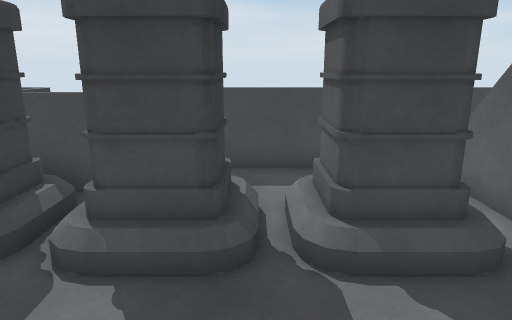
view 1 (above)

12 first-person views from a walk through a 3-D level made in the Unity game engine. The camera is 1.3 m above the floor, tilts 14° down and sees 70° across. The floor is counted in squares, 0.5 m on a side. Each view is taken from the middle of a square. On the plan, view 1 faces up. The plan holds only what a view shows up to about 20 squares ahead; the rest is blank. The place goes on beyond the plan. Some animated figures are left out.

view 2
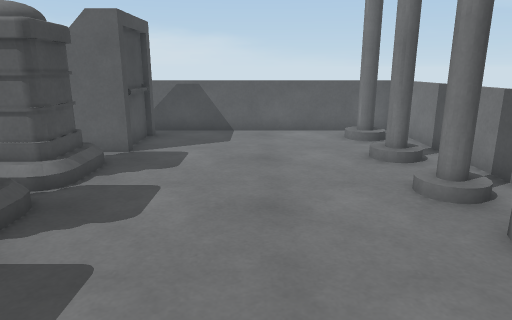

view 3
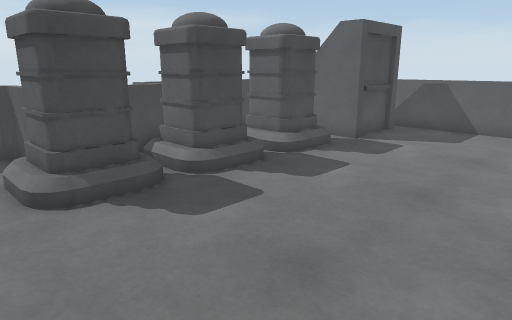

view 4
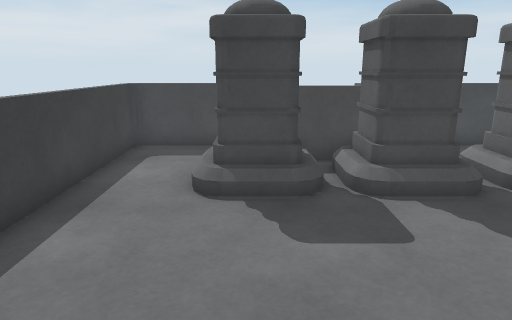

view 5
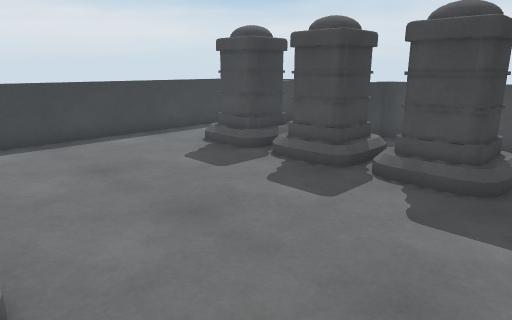

view 6
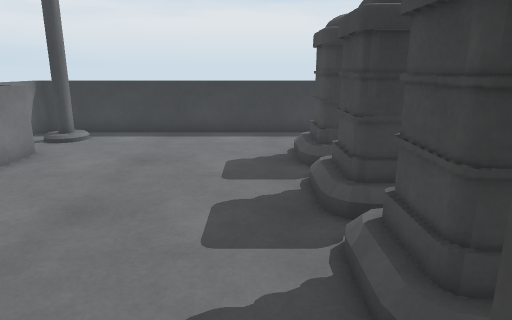

view 7
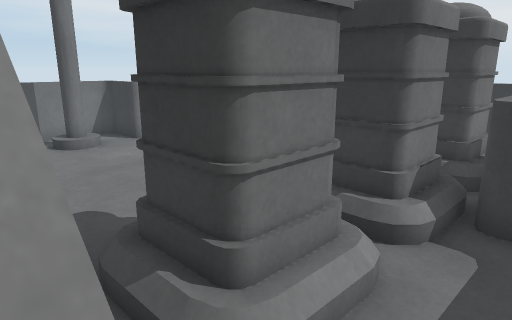

view 8
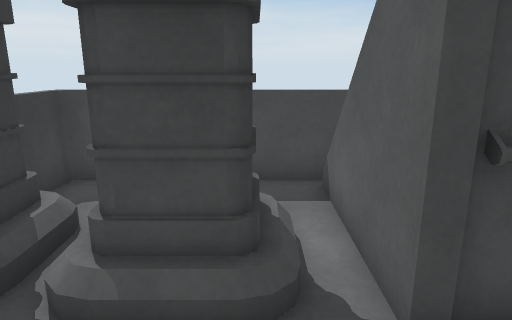

view 9
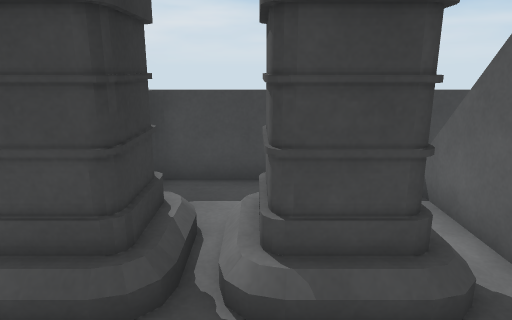

view 10
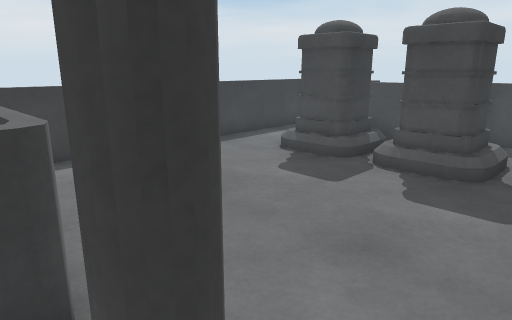

view 11
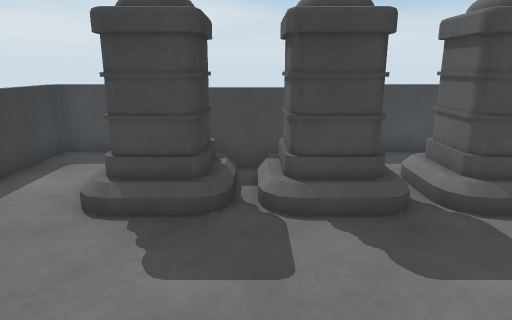

view 12
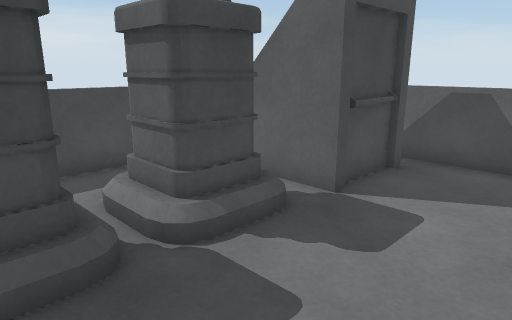

### Floor plan
Key: @ floor where view 1 was taken; # wall or solid block; x gap in a wall; . floor; / step, stairs or slope; = window, fence, low wall or low ledge; v drop or lower ground; T thing the floor can be seen under or through.
Columns run from 9 left of view 1 to 9 right of it. Each row starts with its distance up from view 1.
 10 #==##  ##=======
  9 =..=#  #=...../
  8 =..###=#=...../
  7 =..###.#T.TTT./
  6 =..###.#TTT T./
  5 =..###.#TTTTT.    #
  4 =.............vvv.#
  3 =.................=
  2 =.................=
  1 =.................=
  0 =........@........=
 -1 =.................=
 -2 =.................=
 -3 =.................=
 -4 ## .====.##..#..#.=
 -5       #####.....x =
 -6          ##==#==# #

Positions as (right, up) in squares from view 1, and headings:
1: (0, 0), facing up
2: (-7, 0), facing right
3: (-8, -3), facing up-right
4: (-5, -3), facing up
5: (5, -4), facing up-left
6: (6, 3), facing left
7: (5, 9), facing down-left
8: (3, 1), facing up
9: (1, 1), facing up
10: (2, -5), facing up-left
11: (-3, -2), facing up
12: (-2, 0), facing up-right
